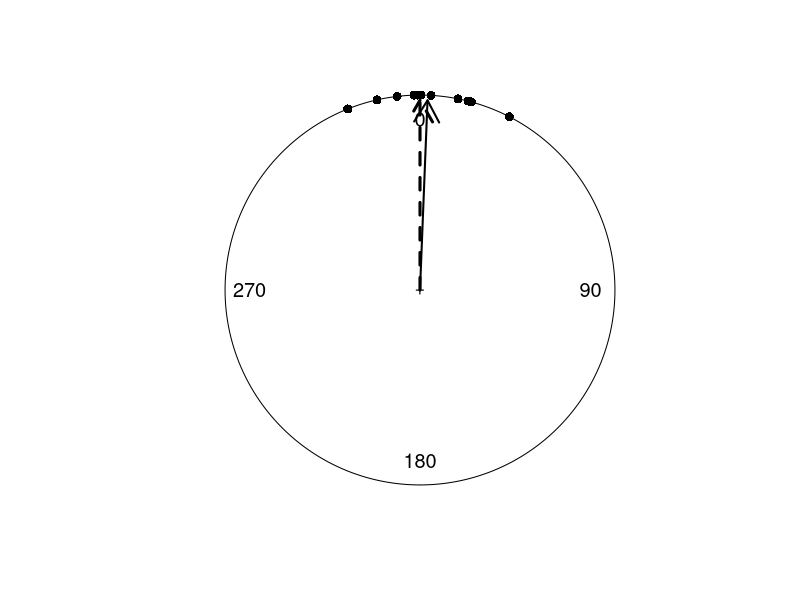
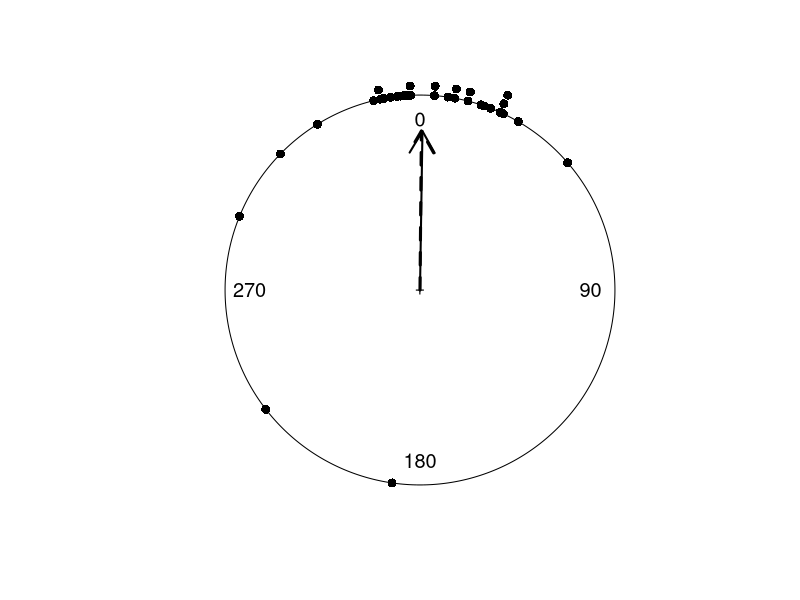
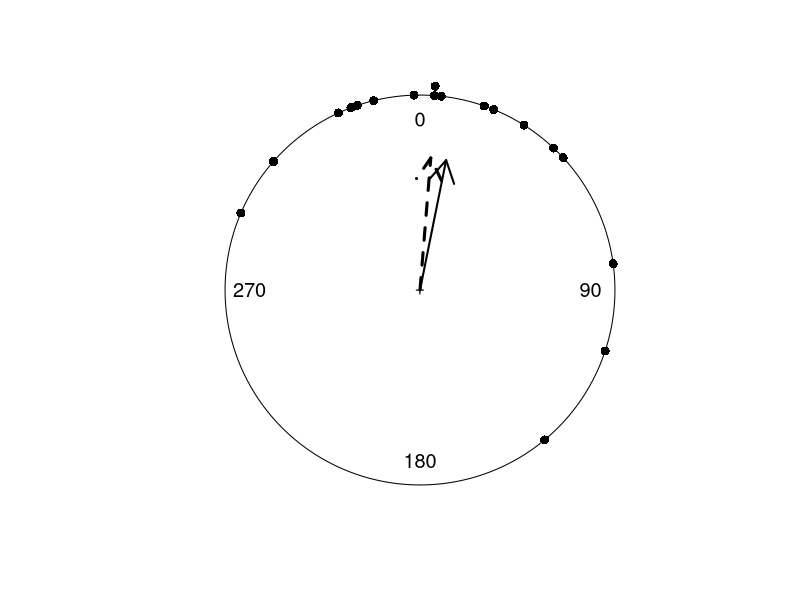
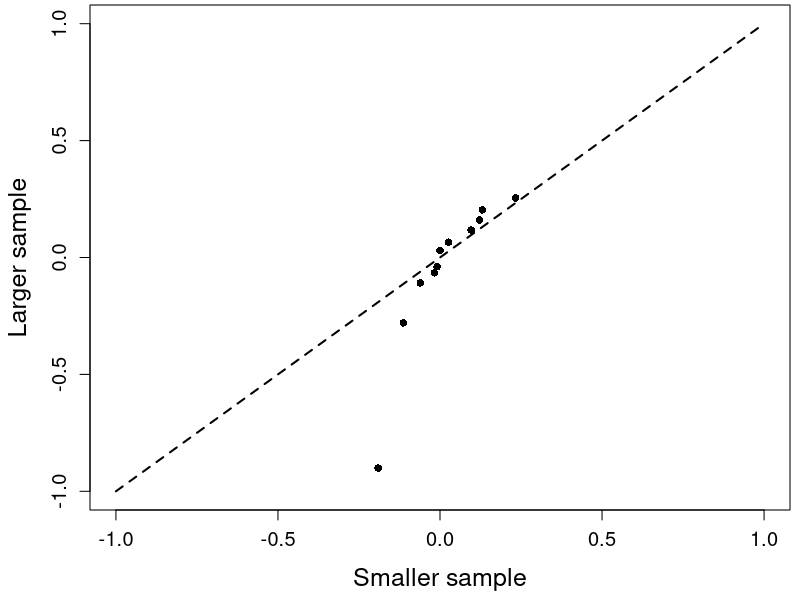
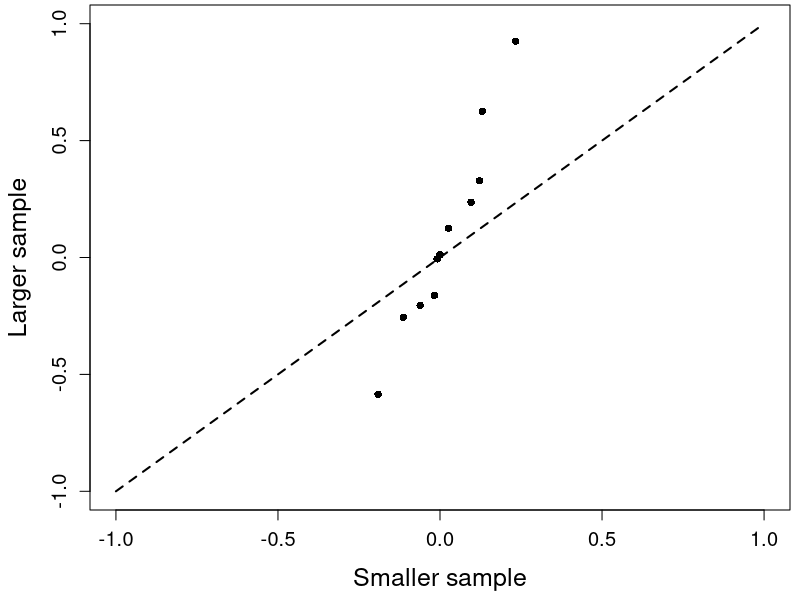
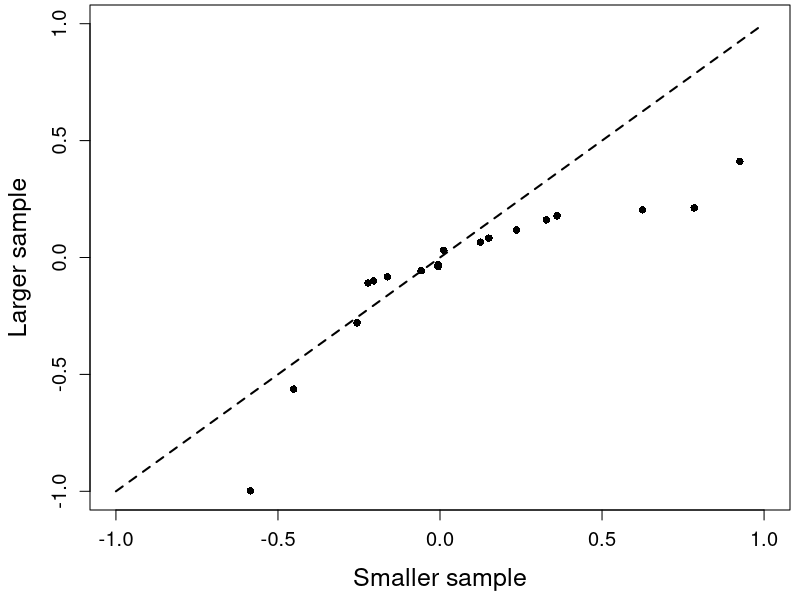
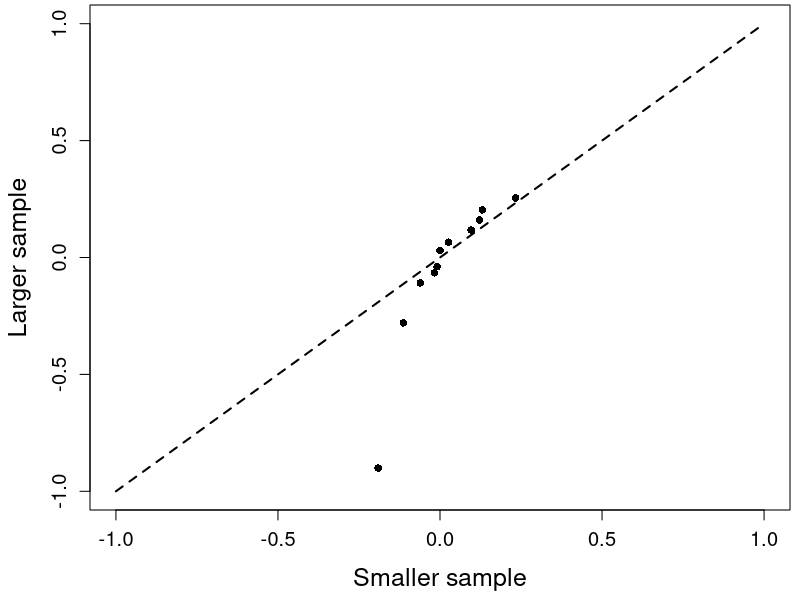
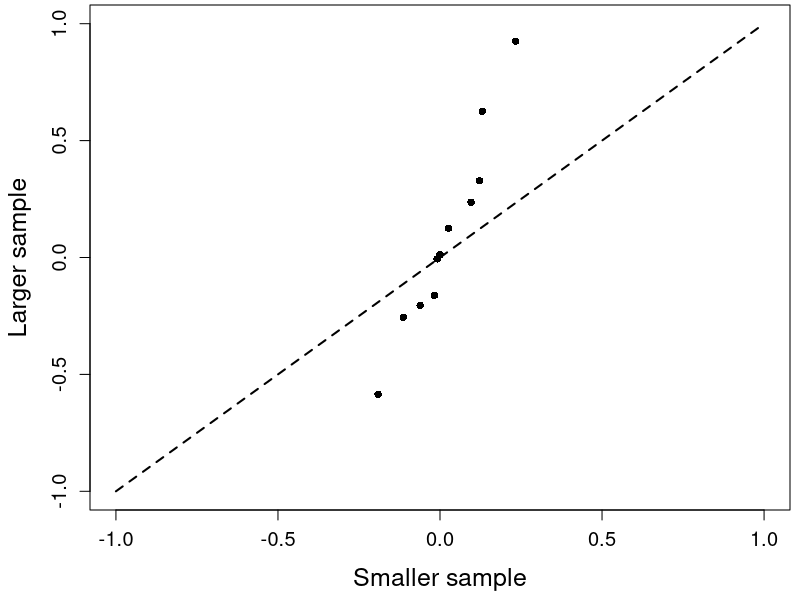

R code for these plots, in order: (Note: this script raises an error after producing the figures.)



################################################################################
# Circular data plots for the three groups of ants (with mean directions and median directions indicated)
################################################################################

rm(list=ls())
library(circular)

cdat1 <- circular(fisherB10c$set1, units="degrees", zero=pi/2, rotation="clock")
plot(cdat1, stack=TRUE, bins=720, cex=1.2, sep=0.04, shrink=0.95)
arrows.circular(mean(cdat1), y=rho.circular(cdat1), lty=1, lwd=2)
arrows.circular(median(cdat1), y=rho.circular(cdat1), lty=2, lwd=3)

cdat2 <- circular(fisherB10c$set2, units="degrees", zero=pi/2, rotation="clock")
plot(cdat2, stack=TRUE, bins=720, cex=1.2, sep=0.04, shrink=0.95)
arrows.circular(mean(cdat2), y=rho.circular(cdat2), lty=1, lwd=2)
arrows.circular(median(cdat2), y=rho.circular(cdat2), lty=2, lwd=3)

cdat3 <- circular(fisherB10c$set3, units="degrees", zero=pi/2, rotation="clock")
plot(cdat3, stack=TRUE, bins=720, cex=1.2, sep=0.04, shrink=0.95)
arrows.circular(mean(cdat3), y=rho.circular(cdat3), lty=1, lwd=2)
arrows.circular(median(cdat3), y=rho.circular(cdat3), lty=2, lwd=3)

################################################################################
# Conversion of data to radians in (-pi, pi) (anticlockwise from the positive horizontal axis)
################################################################################

cdat1 <- circular(fisherB10$set1*2*pi/360)
cdat2 <- circular(fisherB10$set2*2*pi/360)
cdat3 <- circular(fisherB10$set3*2*pi/360)

################################################################################
# Q-Q plot for two circular data plots (Fisher, 1993, Section 5.2)
################################################################################

TwoSampleQQ <- function(cdat1, cdat2) {
  n1 <- length(cdat1) ; n2 <- length(cdat2) ; nmin <- min(n1,n2) ; nmax <- max(n1,n2)
  cdatref <- cdat1 ; cdatoth <- cdat2 
  if (n2 < n1) { cdatref <- cdat2 ; cdatoth <- cdat1 }
  zref <- sin(0.5*(cdatref-median.circular(cdatref))) ; szref <- sort(zref)
  zoth <- sin(0.5*(cdatoth-median.circular(cdatoth))) ; szoth <- sort(zoth)
  koth <- 0 ; szothred <- 0 ; szreffin <- 0
  for (k in 1:nmin) { koth[k] <- 1+nmax*(k-0.5)/nmin ; szothred[k] <- szoth[koth[k]] ; szreffin[k] <- szref[k]}
  par(mai=c(0.90, 0.9, 0.05, 0.1), cex.axis=1.2, cex.lab=1.5)
  plot(szreffin, szothred, pch=16, xlim=c(-1,1), ylim=c(-1,1), xlab = "Smaller sample", ylab = "Larger sample")
  xlim <- c(-1,1) ; ylim <- c(-1,1) ; lines(xlim, ylim, lwd=2, lty=2)
}

TwoSampleQQ(cdat1, cdat2)
TwoSampleQQ(cdat1, cdat3)
TwoSampleQQ(cdat2, cdat3)

TwoSampleQQ(cdat1, cdat2)
TwoSampleQQ(cdat1, cdat3)
TwoSampleQQ(cdat2, cdat3)

################################################################################
# Calculation of Yg test statistic for Watson's test for a common mean direction
################################################################################

YgVal <- function(cdat, ndat, g) {
  N <- length(cdat) ; ndatcsum <- cumsum(ndat) 
  delhat <- 0 ; tbar <- 0
  for (k in 1:g) {
    sample <- circular(0)
    if (k==1) {low <- 0} else
      if (k > 1) {low <- ndatcsum[k-1]}
    for (j in 1:ndat[k]) { sample[j] <- cdat[j+low] }
    tm1 <- trigonometric.moment(sample, p=1)
    tm2 <- trigonometric.moment(sample, p=2)
    Rbar1 <- tm1$rho; Rbar2 <- tm2$rho ; tbar[k] <- tm1$mu
    delhat[k] <- (1-Rbar2)/(2*Rbar1*Rbar1)
  }
  dhatmax <- max(delhat) ; dhatmin <- min(delhat)
  if (dhatmax/dhatmin <= 4) {
    CP <- 0 ; SP <- 0 ; dhat0 <- 0
    for (k in 1:g) {
      CP <- CP + ndat[k]*cos(tbar[k])
      SP <- SP + ndat[k]*sin(tbar[k])
      dhat0 <- dhat0 + ndat[k]*delhat[k] 
    }
    dhat0 <- dhat0/N
    RP <- sqrt(CP*CP+SP*SP)
    Yg <- 2*(N-RP)/dhat0
    return(Yg) } 
  else if (dhatmax/dhatmin > 4) {
    CM <- 0 ; SM <- 0 ; Yg <- 0
    for (k in 1:g) {
      CM <- CM + (ndat[k]*cos(tbar[k])/delhat[k])
      SM <- SM + (ndat[k]*sin(tbar[k])/delhat[k])
      Yg <- Yg + (ndat[k]/delhat[k]) 
    }
    RM <- sqrt(CM*CM+SM*SM)
    Yg <- 2*(Yg-RM)
    return(Yg) }
}

cdat <- c(cdat1, cdat2, cdat3) 
n1 <- length(cdat1) ; n2 <- length(cdat2) ; n3 <- length(cdat3) 
ndat <- c(n1, n2, n3) ; g <- 3
YgObs <- YgVal(cdat, ndat, g)
pchisq(YgObs, g-1, lower.tail=F)


################################################################################
# Bootstrap version of Watson's test for a common mean direction
################################################################################

YgTestBoot <- function(cdat, ndat, g, indsym, B) {
  N <- length(cdat) ; ndatcsum <- cumsum(ndat) 
  delhat <- 0 ; tbar <- 0 ; centdat <- circular(0)
  for (k in 1:g) {
    sample <- circular(0)  
    if (k==1) {low <- 0} else
      if (k > 1) {low <- ndatcsum[k-1]}
    for (j in 1:ndat[k]) { sample[j] <- cdat[j+low] }
    tm1 <- trigonometric.moment(sample, p=1)
    tm2 <- trigonometric.moment(sample, p=2)
    Rbar1 <- tm1$rho; Rbar2 <- tm2$rho ; tbar[k] <- tm1$mu
    delhat[k] <- (1-Rbar2)/(2*Rbar1*Rbar1)
    if (tbar[k] < 0) {tbar[k] <- tbar[k]+2*pi}
    centsamp <- sample-tbar[k]
    if (indsym == 1) {centsamp <- c(centsamp, -centsamp)}
    centdat <- c(centdat,centsamp)
  }
  centdat <- centdat[-1]
  dhatmax <- max(delhat) ; dhatmin <- min(delhat)
  if (dhatmax/dhatmin <= 4) {
    PorM <- 1 ; CP <- 0 ; SP <- 0 ; dhat0 <- 0
    for (k in 1:g) {
      CP <- CP + ndat[k]*cos(tbar[k])
      SP <- SP + ndat[k]*sin(tbar[k])
      dhat0 <- dhat0 + ndat[k]*delhat[k] 
    }
    dhat0 <- dhat0/N
    RP <- sqrt(CP*CP+SP*SP)
    Yg <- 2*(N-RP)/dhat0
  } else
    if (dhatmax/dhatmin > 4) {
      PorM <- 0 ; CM <- 0 ; SM <- 0 ; Yg <- 0
      for (k in 1:g) {
        CM <- CM + (ndat[k]*cos(tbar[k])/delhat[k])
        SM <- SM + (ndat[k]*sin(tbar[k])/delhat[k])
        Yg <- Yg + (ndat[k]/delhat[k]) 
      }
      RM <- sqrt(CM*CM+SM*SM)
      Yg <- 2*(Yg-RM)
    }
  YgObs <- Yg ; nxtrm <- 1
  
  if (indsym == 0) {
    for (b in 1:B) {
      centsamp <- circular(0) 
      for (k in 1:g) {
        if (k==1) {low <- 0} else
          if (k > 1) {low <- ndatcsum[k-1]}
        for (j in 1:ndat[k]) { centsamp[j] <- centdat[j+low] }
        bootsamp <- sample(centsamp, size=ndat[k], replace=TRUE)
        tm1 <- trigonometric.moment(bootsamp, p=1)
        tm2 <- trigonometric.moment(bootsamp, p=2)
        Rbar1 <- tm1$rho; Rbar2 <- tm2$rho ; tbar[k] <- tm1$mu
        delhat[k] <- (1-Rbar2)/(2*Rbar1*Rbar1)
      }
      if (PorM == 1) {
        CP <- 0 ; SP <- 0 ; dhat0 <- 0
        for (k in 1:g) {
          CP <- CP + ndat[k]*cos(tbar[k])
          SP <- SP + ndat[k]*sin(tbar[k])
          dhat0 <- dhat0 + ndat[k]*delhat[k] 
        }
        dhat0 <- dhat0/N
        RP <- sqrt(CP*CP+SP*SP)
        Yg <- 2*(N-RP)/dhat0
      } else
        if (PorM == 0) {
          CM <- 0 ; SM <- 0 ; Yg <- 0
          for (k in 1:g) {
            CM <- CM + (ndat[k]*cos(tbar[k])/delhat[k])
            SM <- SM + (ndat[k]*sin(tbar[k])/delhat[k])
            Yg <- Yg + (ndat[k]/delhat[k]) 
          }
          RM <- sqrt(CM*CM+SM*SM)
          Yg <- 2*(Yg-RM)
        }
      YgBoot <- Yg
      if (YgBoot >= YgObs) {nxtrm <- nxtrm+1}
    }
    pval <- nxtrm/(B+1)
    return(c(YgObs, pval))
  } else
    
    if (indsym == 1) {
      for (b in 1:B) {
        centsamp <- circular(0) 
        for (k in 1:g) {
          if (k==1) {low <- 0} else
            if (k > 1) {low <- 2*ndatcsum[k-1]}
          for (j in 1:(2*ndat[k])) { centsamp[j] <- centdat[j+low] }
          bootsamp <- sample(centsamp, size=ndat[k], replace=TRUE)
          tm1 <- trigonometric.moment(bootsamp, p=1)
          tm2 <- trigonometric.moment(bootsamp, p=2)
          Rbar1 <- tm1$rho; Rbar2 <- tm2$rho ; tbar[k] <- tm1$mu
          delhat[k] <- (1-Rbar2)/(2*Rbar1*Rbar1)
        }
        if (PorM == 1) {
          CP <- 0 ; SP <- 0 ; dhat0 <- 0
          for (k in 1:g) {
            CP <- CP + ndat[k]*cos(tbar[k])
            SP <- SP + ndat[k]*sin(tbar[k])
            dhat0 <- dhat0 + ndat[k]*delhat[k] 
          }
          dhat0 <- dhat0/N
          RP <- sqrt(CP*CP+SP*SP)
          Yg <- 2*(N-RP)/dhat0
        } else
          if (PorM == 0) {
            CM <- 0 ; SM <- 0 ; Yg <- 0
            for (k in 1:g) {
              CM <- CM + (ndat[k]*cos(tbar[k])/delhat[k])
              SM <- SM + (ndat[k]*sin(tbar[k])/delhat[k])
              Yg <- Yg + (ndat[k]/delhat[k]) 
            }
            RM <- sqrt(CM*CM+SM*SM)
            Yg <- 2*(Yg-RM)
          }
        YgBoot <- Yg
        if (YgBoot >= YgObs) {nxtrm <- nxtrm+1}
      }
      pval <- nxtrm/(B+1)
      return(c(YgObs, pval))
    }
}

indsym <- 1 ; B <- 9999  
YgTestBoot(cdat, ndat, g, indsym, B)

################################################################################
# Watson-Williams two-sample test for a common mean direction
################################################################################

mle.vonmises(cdat1, bias=TRUE) ; mle.vonmises(cdat2, bias=TRUE) ; mle.vonmises(cdat3, bias=TRUE)

cdat23 <- c(cdat2, cdat3) ; groupID <- c(rep(1,n2), rep(2,n3))
watson.williams.test(cdat23, group=groupID) 

################################################################################
# Calculation of Fisher's Pg test statistic for testing for a common median direction
################################################################################

MinusPiPi <- function(sample) {
  n <- length(sample)
  for (j in 1:n) {
    if (sample[j] < -pi) {sample[j] <- sample[j] + (2*pi)} else
      if (sample[j] > pi) {sample[j] <- sample[j] - (2*pi)}
  }
  return(sample)
}

PgVal <- function(cdat, ndat, g) {
  N <- length(cdat) 
  ndatcsum <- cumsum(ndat) ; gmedian <- median.circular(cdat) 
  sumterms <- 0 ; M <- 0 
  for (k in 1:g) {
    if (k==1) {low <- 0} else
      if (k > 1) {low <- ndatcsum[k-1]}
    sample <- circular(0)
    for (j in 1:ndat[k]) { sample[j] <- cdat[j+low] }
    shiftdat <- MinusPiPi(sample-gmedian) ; m <- length(shiftdat[shiftdat<0]) ; M <- M+m
    sumterms <- sumterms + m*m/ndat[k]
  }
  term1 <- ((N*N)/(M*(N-M))); term2 <- (N*M)/(N-M) ; Pg <- term1*sumterms-term2
  return(Pg)
}

cdat <- c(cdat1, cdat2, cdat3) ; n1 <- length(cdat1) ; n2 <- length(cdat2) ; n3 <- length(cdat3) ; ndat <- c(n1, n2, n3) ; g <- 3
PgObs <- PgVal(cdat, ndat, g)
pchisq(PgObs, g-1, lower.tail=F)

################################################################################
# Randomization version of Fisher's test for a common median direction ################################################################################

PgRandTest <- function(cdat, ndat, g, NR) {
  ndatcsum <- cumsum(ndat)
  PgObs <- PgVal(cdat, ndat, g) ; nxtrm <- 1
  for (r in 1:NR) {
    randsamp <- sample(cdat)
    PgRand <- PgVal(randsamp, ndat, g)
    if (PgRand >= PgObs) { nxtrm <- nxtrm+1 } 
  }
  pval <- nxtrm/(NR+1)
  return (c(PgObs,pval))
}

NR <- 9999 ; PgRandTest(cdat, ndat, g, NR)

################################################################################
# Wallraff's test for a common concentration
################################################################################

WalraffTest <- function(cdat, ndat, g) {
  N <- length(cdat) ; ndatcsum <- cumsum(ndat) ; tbar <- circular(0) ; distdat <- 0
  for (k in 1:g) {
    dist <- 0 ; sample <- circular(0)  
    if (k==1) {low <- 0} else
      if (k > 1) {low <- ndatcsum[k-1]}
    for (j in 1:ndat[k]) { sample[j] <- cdat[j+low] }
    tm1 <- trigonometric.moment(sample, p=1) ; tbar[k] <- tm1$mu
    for (j in 1:ndat[k]) { dist[j] <- pi-abs(pi-abs(sample[j]-tbar[k])) }
    distdat <- c(distdat, dist)
  }
  distdat <- distdat[-1]
  gID <- c(rep(1,n1), rep(2,n2), rep(3,n3))
  TestRes <- kruskal.test(distdat, g=gID)
  return(TestRes)
} 

WallraffTest(cdat, ndat, g)

################################################################################
# Fisher's large-sample test for a common concentration of von Mises distributions
################################################################################

dValues <- function(cdat, ndat, g) {
  N <- length(cdat) ; ndatcsum <- cumsum(ndat) ; dval <- 0 
  for (k in 1:g) {
    sample <- circular(0) 
    if (k==1) {low <- 0} else
      if (k > 1) {low <- ndatcsum[k-1]}
    for (j in 1:ndat[k]) { sample[j] <- cdat[j+low] }
    tm1 <- trigonometric.moment(sample, p=1) ; tbar <- tm1$mu
    dvalk <- abs(sin(sample-tbar))
    dval <- c(dval, dvalk)
  }
  dval <- dval[-1]
  return(dval)
}

FgVal <- function(dvals, ndat, g) {
  N <- length(dvals) ; ndatcsum <- cumsum(ndat) 
  sum1 <- 0 ; sum2 <- 0 ; dk <- 0 ; dbar <- 0 ; gdbar <- 0 
  for (k in 1:g) {
    sample <- circular(0) 
    if (k==1) {low <- 0} else
      if (k > 1) {low <- ndatcsum[k-1]}
    for (j in 1:ndat[k]) { dk[j] <- dvals[j+low] }
    dbar[k] <- sum(dk)/ndat[k]
    sum2 <- sum2 + sum((dk-dbar[k])**2)
    gdbar <- gdbar+ndat[k]*dbar[k]
  }
  gdbar <- gdbar/N
  for (k in 1:g) { sum1 <- sum1 + ndat[k]*(dbar[k]-gdbar)**2 }
  Fg <- (N-g)*sum1/((g-1)*sum2)
  return(Fg)
}

cdat1 <- circular(fisherB10$set1*2*pi/360)
cdat2 <- circular(fisherB10$set2*2*pi/360)
cdat3 <- circular(fisherB10$set3*2*pi/360)

cdat <- c(cdat1, cdat2, cdat3) 
n1 <- length(cdat1) ; n2 <- length(cdat2) ; n3 <- length(cdat3) ; N <- n1+n2+n3
ndat <- c(n1, n2, n3) ; g <- 3
dvals <- dValues(cdat, ndat, g)
FgObs <- FgVal(dvals, ndat, g) ; pf(FgObs, g-1, N-g, lower.tail=F)

B <- 9999 ; pval <- vMGoFBoot(cdat1, B) ; pval
pval <- vMGoFBoot(cdat2, B) ; pval
pval <- vMGoFBoot(cdat3, B) ; pval

################################################################################
# Randomization version of Fisher's test for a common concentration
################################################################################

FgTestRand <- function(dvals, ndat, g, NR) {
  FgObs <- FgVal(dvals, ndat, g) ; nxtrm <- 1
  for (r in 1:NR) {
    randdvals <- sample(dvals)
    FgRand <- FgVal(randdvals, ndat, g)
    if (FgRand >= FgObs) {nxtrm <- nxtrm+1}
  }
  pval <- nxtrm/(NR+1) ; return(pval)
}

NR <- 9999 ; FgTestRand(dvals, ndat, g, NR)


################################################################################
# Large-sample Mardia-Watson-Wheeler test for a common distribution
################################################################################

CosSinUniScores <- function(cdat) {
  N <- length(cdat)
  ranks <- rank(cdat, ties.method="random")
  CosUniScores <- cos(ranks*2*pi/N)
  SinUniScores <- sin(ranks*2*pi/N)
  return(list(CosUniScores, SinUniScores))
}

WgVal <- function(CSUScores, ndat, g) {
  CosUScores <- CSUScores[[1]] ; SinUScores <- CSUScores[[2]]
  N <- length(CosUScores) ; ndatcsum <- cumsum(ndat)
  Wg <- 0
  for (k in 1:g) {
    CosUScoresk <- 0 ; SinUScoresk <- 0
    if (k==1) {low <- 0} else
      if (k > 1) {low <- ndatcsum[k-1]}
    for (j in 1:ndat[k]) { 
      CosUScoresk[j] <- CosUScores[j+low] ; SinUScoresk[j] <- SinUScores[j+low] }
    sumCkSq <- (sum(CosUScoresk))**2 ; sumSkSq <- (sum(SinUScoresk))**2
    Wg <- Wg+(sumCkSq+sumSkSq)/ndat[k]
  }
  Wg <- 2*Wg ; return(Wg)
}

cdat1 <- circular(fisherB10$set1*2*pi/360)
cdat2 <- circular(fisherB10$set2*2*pi/360)
cdat3 <- circular(fisherB10$set3*2*pi/360)

cdat <- c(cdat1, cdat2, cdat3) 
n1 <- length(cdat1) ; n2 <- length(cdat2) ; n3 <- length(cdat3) 
ndat <- c(n1, n2, n3) ; g <- 3
CSUScores <- CosSinUniScores(cdat)
WgObs <- WgVal(CSUScores, ndat, g) ; pchisq(WgObs, 2*(g-1), lower.tail=F)

################################################################################
# Randomization version of Mardia-Watson-Wheeler test for a common distribution
################################################################################

WgTestRand <- function(CSUScores, ndat, g, NR) {
  CosUScores <- CSUScores[[1]] ; SinUScores <- CSUScores[[2]]
  N <- length(CosUScores) ; ndatcsum <- cumsum(ndat)
  WgObs <- WgVal(CSUScores, ndat, g) ; nxtrm <- 1
  ind <- seq(1, N)
  for (r in 1:NR) {
    CosUScoresRand <- 0 ; SinUScoresRand <- 0
    randind <- sample(ind)
    for (k in 1:g) {
      CosUScoresk <- 0 ; SinUScoresk <- 0 
      if (k==1) {low <- 0} else
        if (k > 1) {low <- ndatcsum[k-1]}
      for (j in 1:ndat[k]) { 
        CosUScoresk[j] <- CosUScores[randind[j+low]] 
        SinUScoresk[j] <- SinUScores[randind[j+low]] 
      }
      CosUScoresRand <- c(CosUScoresRand, CosUScoresk)
      SinUScoresRand <- c(SinUScoresRand, SinUScoresk)
    }
    CosUScoresRand <- CosUScoresRand[-1] ; SinUScoresRand <- SinUScoresRand[-1]
    CSUScoresRand <- list(CosUScoresRand, SinUScoresRand)
    WgRand <-  WgVal(CSUScoresRand, ndat, g)
    if (WgRand >= WgObs) { nxtrm <- nxtrm+1 }
  }
  pval <- nxtrm/(NR+1) ; return(pval)
}

NR <- 9999 ; WgTestRand(CSUScores, ndat, g, NR)

################################################################################
# Watson's test for a common distribution (two samples)
################################################################################

watson.two.test(cdat1, cdat3)

################################################################################
# Randomization version of Watson's test for a common distribution (two samples)
################################################################################

WatsonU2TestRand <- function(cdat1, cdat2, NR){
  U2Obs <- watson.two.test(cdat1, cdat2)$statistic ; nxtrm <- 1
  n1 <- length(cdat1); n2 <- length(cdat2); N <- n1+n2
  combsample <- c(cdat1, cdat2)
  for (r in 1:NR) {
    randsamp <- sample(combsample)
    randsamp1 <- randsamp[1:n1]; randsamp2 <- randsamp[(n1+1):N]
    U2Rand <- watson.two.test(randsamp1, randsamp2)$statistic
    if (U2Rand >= U2Obs) { nxtrm <- nxtrm+1 }
  }
  pval <- nxtrm/(NR+1) ; return(c(U2Obs, pval))
}

NR <- 9999 ; WatsonU2TestRand(cdat1, cdat3, NR)

################################################################################
# Moore's test for a common distribution for paired samples
################################################################################

ldat1 <- c(105,120,135,95,155,170,160,155,120,115)
ldat2 <- c(205,210,235,245,260,255,240,245,210,200)
plot(ldat1, ldat2, xlim=c(0,360), ylim=c(0,360), pch=16, xlab="Morning orientation (in degrees)", ylab="Afternoon orientation (in degrees)")
xlim <- c(0, 360) ; ylim <- c(0,360)
lines(xlim, ylim, lty=2, lwd=2)

cdat1d <- circular(ldat1, units="degrees", zero=pi/2, rotation="clock") 
cdat2d <- circular(ldat2, units="degrees", zero=pi/2, rotation="clock")
plot(cdat1d, pch=16, cex=1.5, shrink=0.9, stack=T, sep=0.037, bins=360)
ticks.circular(circular(seq(0,(15/8)*pi,pi/8)), tcl=0.075)
points(cdat2d, pch=16, cex=1.5, stack=T, sep=0.037, bins=360, col="darkgrey")

ldat1 <- ldat1*2*pi/360 ; ldat2 <- ldat2*2*pi/360

MooreRStats <- function(ldat1, ldat2) { 
  x <- cos(ldat1)-cos(ldat2); y <- sin(ldat1)-sin(ldat2)
  r <- sqrt((x*x)+(y*y)) ; Ranks <- rank(r)
  cosphi <- x/r; sinphi <- y/r 
  return(list(cosphi, sinphi, Ranks))
}

RoostingStats <- MooreRStats(ldat1, ldat2)
cosphi <- RoostingStats[[1]] ; sinphi <- RoostingStats[[2]] ; Ranks <- RoostingStats[[3]]

MooreRTestStat <- function(cosphi, sinphi, Ranks){ 
  n <- length(cosphi)
  RbarC <- (1/n)*sum(Ranks*cosphi); RbarS <- (1/n)*sum(Ranks*sinphi)
  Rval <- sqrt(((RbarC*RbarC)+(RbarS*RbarS))/n) ; return(Rval)
}

MooreRTestRand <- function(cosphi, sinphi, Ranks, NR) {
  RObs <- MooreRTestStat(cosphi, sinphi, Ranks) ; nxtrm <- 1
  n <- length(cosphi)
  for (r in 1:NR) {
    cosphirand <- 0 ; sinphirand <- 0
    for (j in 1:n) {
      if (runif(1) < 0.5) {
        cosphirand[j] <- cosphi[j] ; sinphirand[j] <- sinphi[j] }
      else {
        cosphirand[j] <- -cosphi[j] ; sinphirand[j] <- -sinphi[j] } }
    RRand <- MooreRTestStat(cosphirand, sinphirand, Ranks)
    if (RRand >= RObs) { nxtrm <- nxtrm+1 }
  }
  pval <- nxtrm/(NR+1) ; return(c(RObs, pval))
}

NR <- 9999 ; MooreRTestRand(cosphi, sinphi, Ranks, NR)
